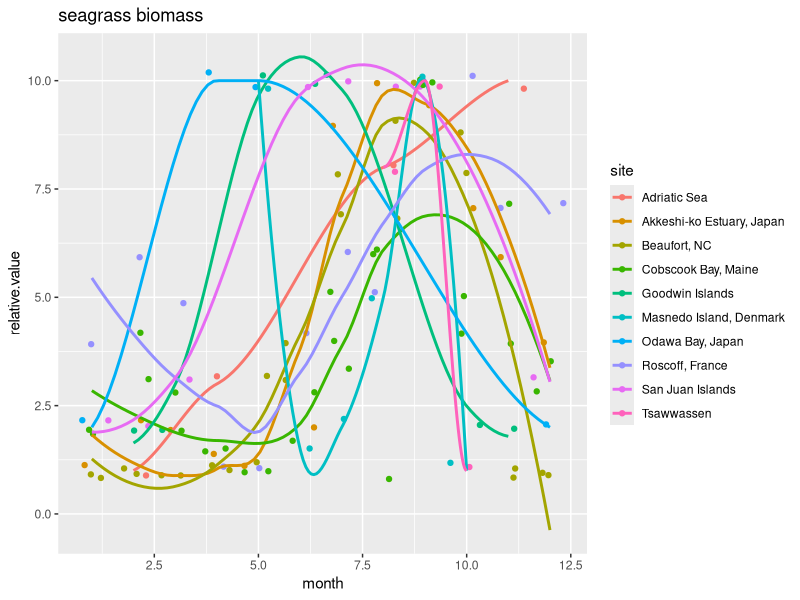
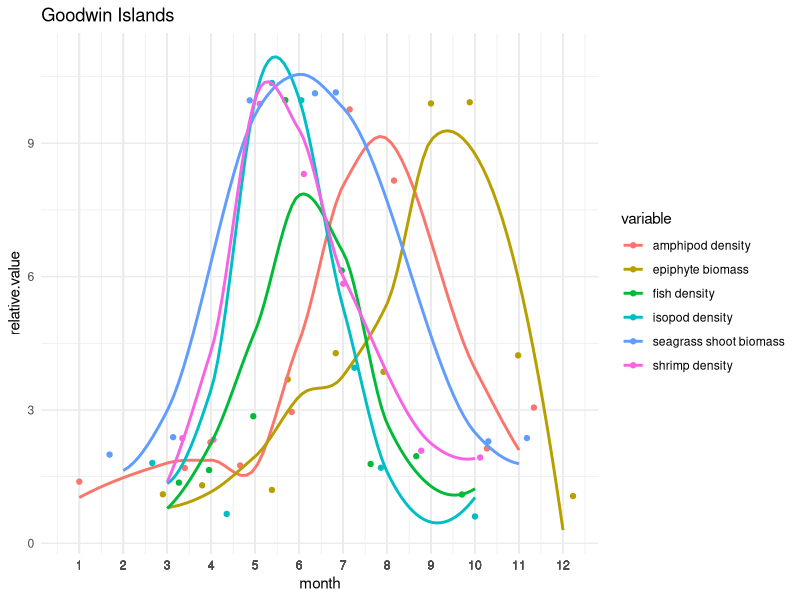
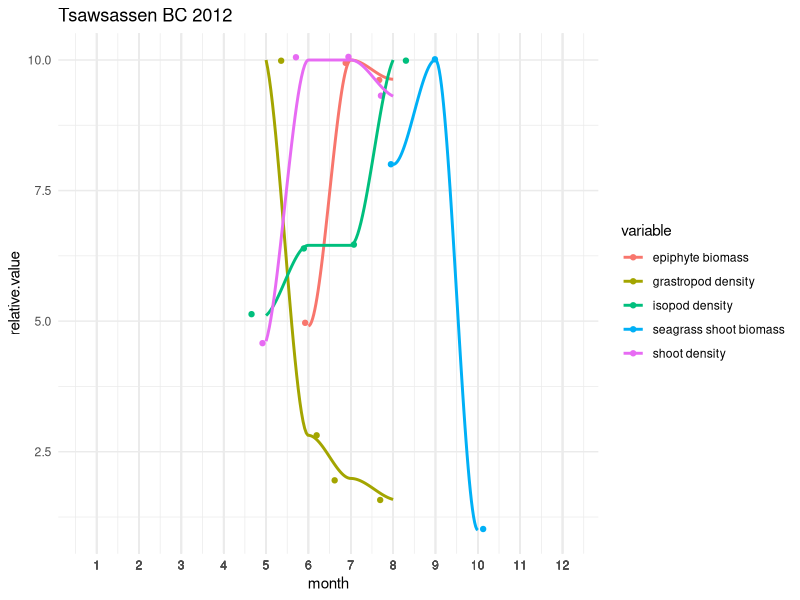
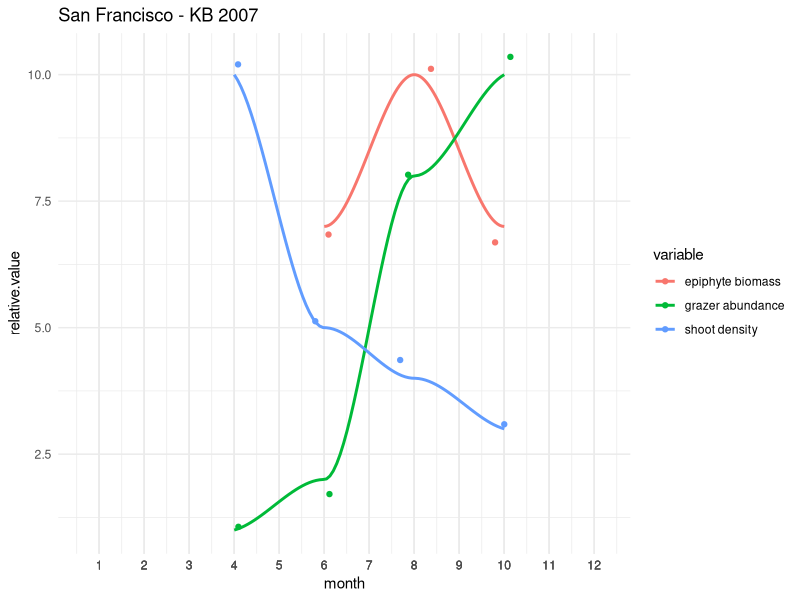
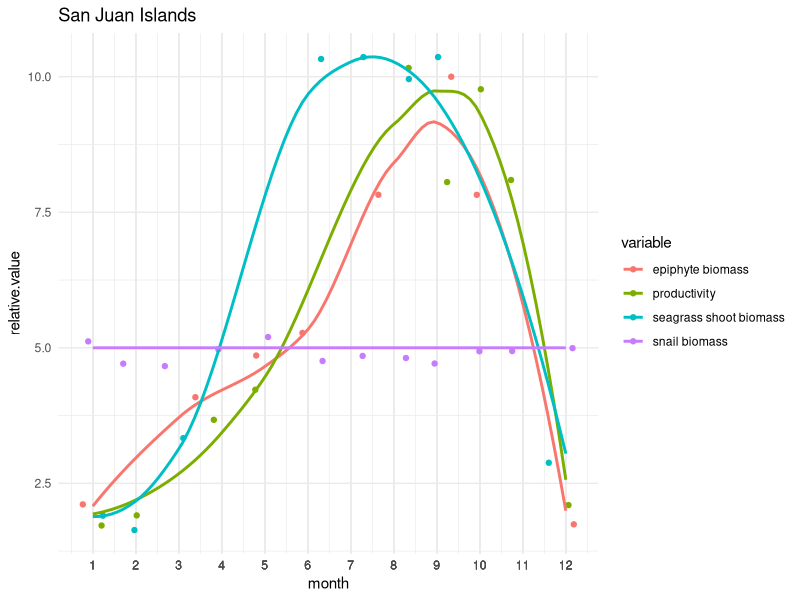
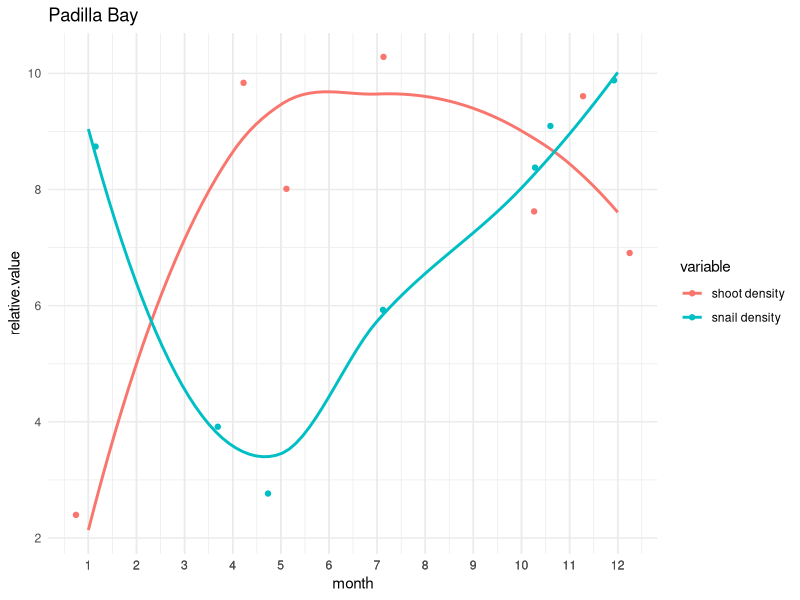
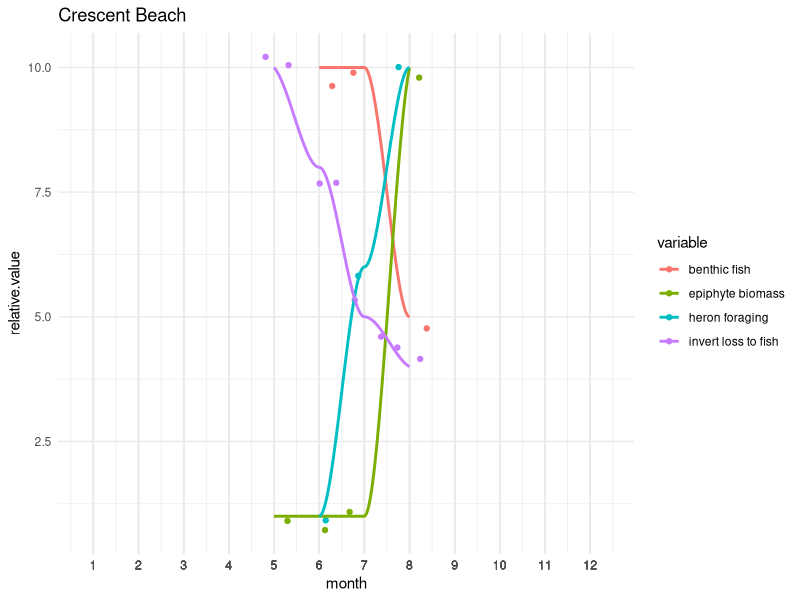
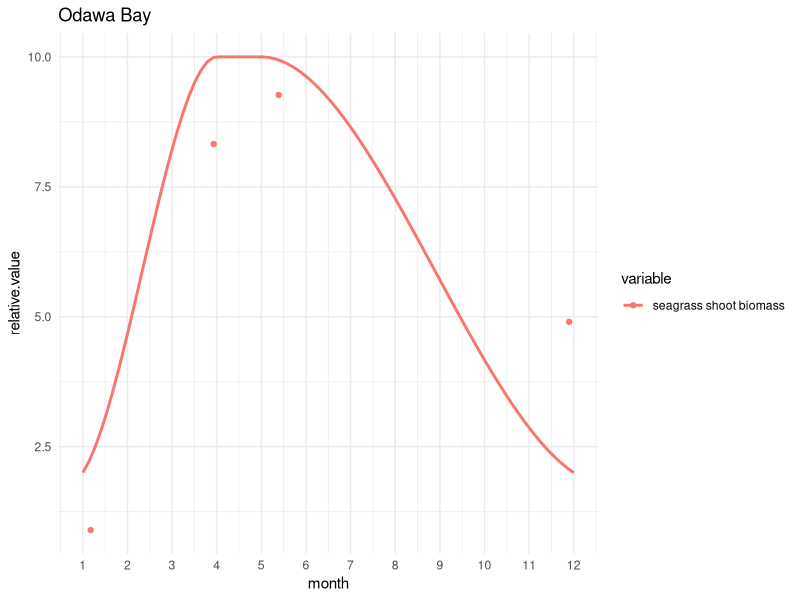

These figures' R source, in order: (Note: this script raises an error after producing the figures.)
### plotting seasonal variation in seagrass events

library(readr)
library(tidyverse)
library(ggplot2)
library(gridExtra)
library(cowplot)


data <- read_csv("sg.seasonality.data.csv")
data$month <- as.numeric(data$month)
head(data)
View(data)

sgb <- data %>%
  filter(., variable == "seagrass shoot biomass") %>%
  group_by(site)

sbg.fig <-
  ggplot(sgb, aes(x = month, y = relative.value)) +
  geom_jitter(aes(x = month, y = relative.value, color = site), na.rm = TRUE) +
  geom_smooth(aes(x = month, y = relative.value, color = site), se = FALSE) +
  ggtitle("seagrass biomass")

sbg.fig

class(data$site)
levels(unique(as.factor(data$site)))

GWI <- data %>%
  filter(., site == "Goodwin Islands") 

GWI.fig <-
  ggplot(GWI, aes(x = month, y = relative.value), group_by(variable)) +
  theme_minimal() +
  scale_x_continuous(breaks = GWI$month) +
  geom_jitter(aes(x = month, y = relative.value, color = variable), na.rm = TRUE) +
  geom_smooth(aes(x = month, y = relative.value, color = variable), se = FALSE) +
  ggtitle("Goodwin Islands")

GWI.fig


TW <- data %>%
  filter(., site == "Tsawwassen") 

TW.fig <-
  ggplot(TW, aes(x = month, y = relative.value), group_by(variable)) +
  theme_minimal() +
  scale_x_continuous(breaks = TW$month) +
  geom_jitter(aes(x = month, y = relative.value, color = variable), na.rm = TRUE) +
  geom_smooth(aes(x = month, y = relative.value, color = variable), se = FALSE) +
  ggtitle("Tsawsassen BC 2012")

TW.fig


SF <- data %>%
  filter(., site == "San Francisco Bay - KB") 

SF.fig <-
  ggplot(SF, aes(x = month, y = relative.value), group_by(variable)) +
  theme_minimal() +
  scale_x_continuous(breaks = SF$month) +
  geom_jitter(aes(x = month, y = relative.value, color = variable), na.rm = TRUE) +
  geom_smooth(aes(x = month, y = relative.value, color = variable), se = FALSE) +
  ggtitle("San Francisco - KB 2007")

SF.fig


SJI <- data %>%
  filter(., site == "San Juan Islands") 

SJI.fig <-
  ggplot(SJI, aes(x = month, y = relative.value), group_by(variable)) +
  theme_minimal() +
  scale_x_continuous(breaks = SJI$month) +
  geom_jitter(aes(x = month, y = relative.value, color = variable), na.rm = TRUE) +
  geom_smooth(aes(x = month, y = relative.value, color = variable), se = FALSE) +
  ggtitle("San Juan Islands")

SJI.fig


PB <- data %>%
  filter(., site == "Padilla Bay") 

PB.fig <-
  ggplot(PB, aes(x = month, y = relative.value), group_by(variable)) +
  theme_minimal() +
  scale_x_continuous(breaks = PB$month) +
  geom_jitter(aes(x = month, y = relative.value, color = variable), na.rm = TRUE) +
  geom_smooth(aes(x = month, y = relative.value, color = variable), se = FALSE) +
  ggtitle("Padilla Bay")

PB.fig

CB <- data %>%
  filter(., site == "Crescent Beach BC") 

CB.fig <-
  ggplot(CB, aes(x = month, y = relative.value), group_by(variable)) +
  theme_minimal() +
  scale_x_continuous(breaks = CB$month) +
  geom_jitter(aes(x = month, y = relative.value, color = variable), na.rm = TRUE) +
  geom_smooth(aes(x = month, y = relative.value, color = variable), se = FALSE) +
  ggtitle("Crescent Beach")

CB.fig


## Odawa Bay
OB <- data %>%
  filter(., site == "Odawa Bay, Japan") 
View(OB)

OB.fig <-
  ggplot(OB, aes(x = month, y = relative.value), group_by(variable)) +
  theme_minimal() +
  scale_x_continuous(breaks = OB$month) +
  geom_jitter(aes(x = month, y = relative.value, color = variable), na.rm = TRUE) +
  geom_smooth(aes(x = month, y = relative.value, color = variable), se = FALSE) +
  ggtitle("Odawa Bay")

OB.fig


## Bodega Bay
BB <- data %>%
  filter(., site == "Bodega Bay") 
View(BB)

BB.fig <-
  ggplot(BB, aes(x = month, y = relative.value), group_by(variable)) +
  theme_minimal() +
  scale_x_continuous(breaks = BB$month) +
  geom_jitter(aes(x = month, y = relative.value, color = variable), na.rm = TRUE) +
  geom_smooth(aes(x = month, y = relative.value, color = variable), se = FALSE) +
  ggtitle("Bodega Bay")

BB.fig

## Roscoff, France
RF <- data %>%
  filter(., site == "Roscoff, France") 
View(BB)

RF.fig <-
  ggplot(RF, aes(x = month, y = relative.value), group_by(variable)) +
  theme_minimal() +
  scale_x_continuous(breaks = RF$month) +
  geom_jitter(aes(x = month, y = relative.value, color = variable), na.rm = TRUE) +
  geom_smooth(aes(x = month, y = relative.value, color = variable), se = FALSE) +
  ggtitle("Roscoff France")

RF.fig

## Beaufort, NC
NC <- data %>%
  filter(., site == "Beaufort, NC") 
View(NC)

NC.fig <-
  ggplot(NC, aes(x = month, y = relative.value), group_by(variable)) +
  theme_minimal() +
  scale_x_continuous(breaks = NC$month) +
  geom_jitter(aes(x = month, y = relative.value, color = variable), na.rm = TRUE) +
  geom_smooth(aes(x = month, y = relative.value, color = variable), se = FALSE) +
  ggtitle("Beaufort, NC")

NC.fig


## Akkeshi-ko Estuary
AK <- data %>%
  filter(., site == "Akkeshi-ko Estuary, Japan") 
View(AK)

AK.fig <-
  ggplot(AK, aes(x = month, y = relative.value), group_by(variable)) +
  theme_minimal() +
  scale_x_continuous(breaks = AK$month) +
  geom_jitter(aes(x = month, y = relative.value, color = variable), na.rm = TRUE) +
  geom_smooth(aes(x = month, y = relative.value, color = variable), se = FALSE) +
  ggtitle("Akkeshi-ko")

AK.fig


OB <- data %>%
  filter(., site == "Otsuchi Bay, Japan") 

OB.fig <-
  ggplot(OB, aes(x = month, y = relative.value), group_by(variable)) +
  theme_minimal() +
  scale_x_continuous(breaks = OB$month) +
  geom_jitter(aes(x = month, y = relative.value, color = variable), na.rm = TRUE) +
  geom_smooth(aes(x = month, y = relative.value, color = variable), se = FALSE) +
  ggtitle("Otsuchi Bay 1996")

OB.fig
ggsave("OB.jpg", OB.fig)

## all figs at once
all <- plot_grid(GWI.fig,TW.fig, SF.fig, CB.fig, OB.fig, nrow = 3, ncol = 2, scale = 0.9, label_size = 9, align = "v")

cowplot::ggsave("allsites.jpg", plot = all, width = 8, height = 10)


### ok, this will work to visualize the patterns. next step, try to get our (and others?) seasonal data into a figure...
